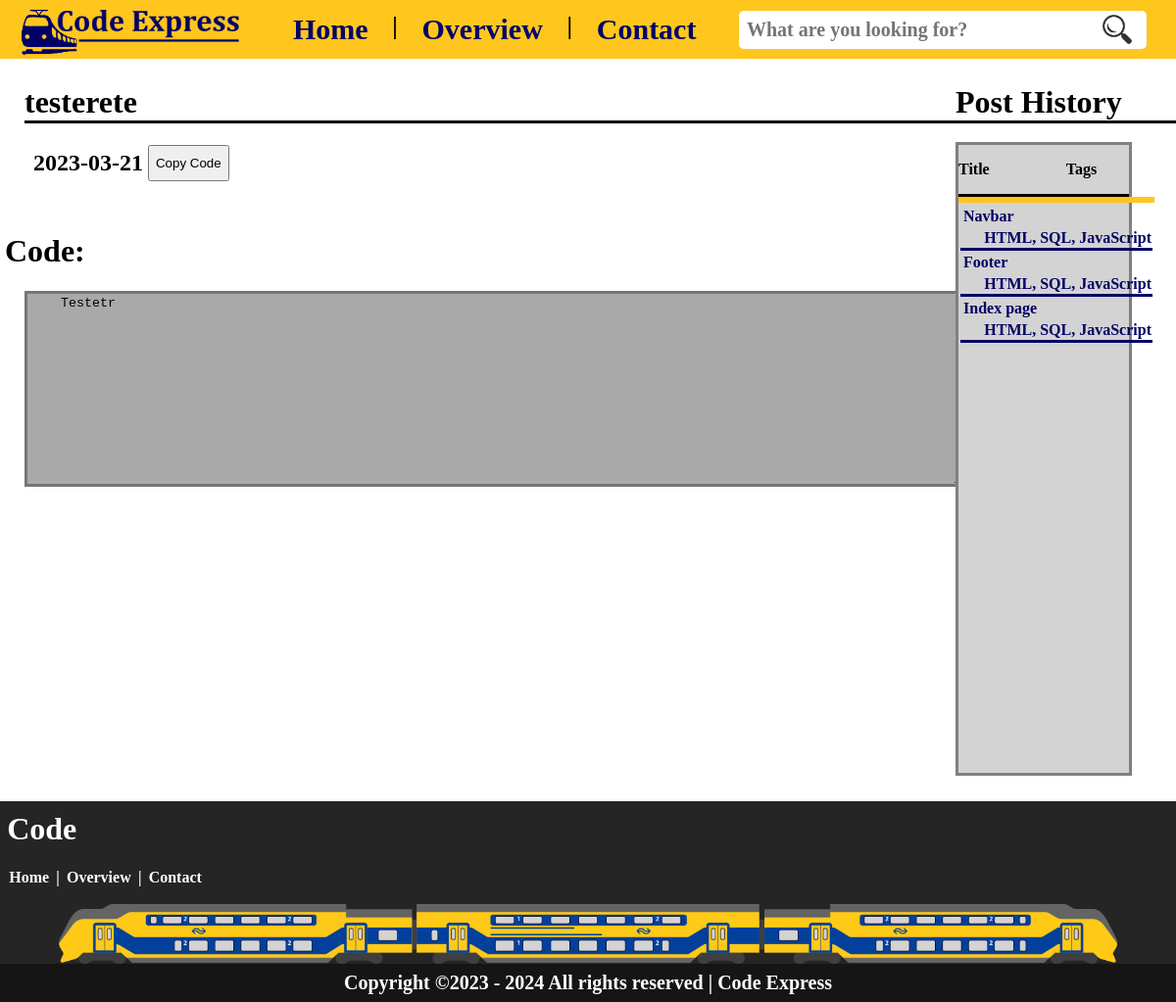
Screenshot of /page/private-post.php?url=9b9c5eaeae4ab426 with the database file from the repository.
### tables this page shows
CREATE TABLE `private_posts` (
  `id` int(11) NOT NULL,
  `code` varchar(255) NOT NULL,
  `title` varchar(255) NOT NULL,
  `date` date DEFAULT NULL,
  `description` text DEFAULT NULL,
  `creator` varchar(255) DEFAULT NULL,
  `url` varchar(255) DEFAULT NULL,
  `email` varchar(255) DEFAULT NULL,
  `tags` varchar(255) DEFAULT NULL
);

CREATE TABLE `configuration` (
  `id` int(11) NOT NULL,
  `code` longtext NOT NULL,
  `title` varchar(255) NOT NULL,
  `date` date DEFAULT NULL,
  `description` text DEFAULT NULL,
  `creator` varchar(255) DEFAULT NULL,
  `email` varchar(255) DEFAULT NULL,
  `tags` varchar(255) DEFAULT NULL
);

### page/private-post.php (the view, shortened to what this page needs)
<?php
include "../include/connection.php";
$stmt = $pdo->prepare("SELECT * FROM private_posts WHERE url = ?");
$stmt->execute([$_GET["url"]]);
$post = $stmt->fetch(PDO::FETCH_ASSOC);
?>
<!DOCTYPE html>
<html lang="en">
<head>
    <link rel="stylesheet" href="https://cdnjs.cloudflare.com/ajax/libs/codemirror/5.62.0/codemirror.min.css">
    <link rel="stylesheet" href="https://cdnjs.cloudflare.com/ajax/libs/codemirror/5.62.0/theme/darcula.min.css">
</head>
<body>
    <?php include "../include/navbar.php" ?>
    <div class="code-container">
        <div class="private-left-container">
            <h1 class="config"><?= $post["title"] ?></h1>
            <div class="header-box">
                <h2 class="margin"><?= $post["date"] ?></h2>
                <button id="private-copy-btn" onclick="copyToClipboard()">Copy Code</button>
            </div>
            <h1 class="private-code-margin">Code:</h1>
            <textarea cols="80" rows="10" id="code" type="text" name="code" mode="text/html">
    <?php echo htmlspecialchars($post["code"]) ?>
</textarea>
        </div>
        <div class="right-container">
            <h1>Post History</h1>
            <div class="code-right-container-content">
                <div class="line">
                    <div class="flex-direction-row-height">
                        <p class="his-margin-righter">Title</p>
                        <p>Tags</p>
                    </div>
                </div>
                <div class="code-table-container">
                    <table>
                        <?php
                        $sql = "SELECT * FROM configuration";
                        $result = $pdo->query($sql);
                        if ($result->rowCount() > 0) {
                            while ($row = $result->fetch()) {
                                echo "<tr class='his-line'>";
                                echo "<div id='his-overview-item'>";
                                echo "<td id='his-line'><a class='margin-right' href='../page/code.php?id=" . $row['id'] . "'>" . $row["title"] . "</a></td>";
                                echo "<td id='his-end'>" . $row["tags"] . "</td> ";
                                echo "</div>";
                                echo "</tr>";
                            }
                        } else {
                            echo "<tr><td colspan='2'>No results found</td></tr>";
                        }
                        ?>
                    </table>
                </div>
            </div>
        </div>
    </div>
    <?php include "../include/footer.php" ?>
</body>
</html>

### rows the page displays
private_posts: title "testerete", date "2023-03-21", code "Testetr"
configuration: title "Navbar", tags "HTML, SQL, JavaScript"
configuration: title "Footer", tags "HTML, SQL, JavaScript"
configuration: title "Index page", tags "HTML, SQL, JavaScript"
